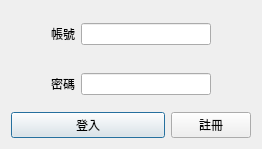
<?xml version="1.0" encoding="UTF-8"?>
<ui version="4.0">
 <class>Dialog</class>
 <widget class="QDialog" name="Dialog">
  <property name="geometry">
   <rect>
    <x>0</x>
    <y>0</y>
    <width>262</width>
    <height>149</height>
   </rect>
  </property>
  <property name="windowTitle">
   <string>Dialog</string>
  </property>
  <layout class="QGridLayout" name="gridLayout">
   <item row="0" column="0">
    <layout class="QVBoxLayout" name="verticalLayout_2" stretch="4,1">
     <item>
      <layout class="QHBoxLayout" name="horizontalLayout" stretch="1,4,1">
       <item>
        <spacer name="horizontalSpacer">
         <property name="orientation">
          <enum>Qt::Horizontal</enum>
         </property>
         <property name="sizeHint" stdset="0">
          <size>
           <width>40</width>
           <height>20</height>
          </size>
         </property>
        </spacer>
       </item>
       <item>
        <layout class="QVBoxLayout" name="verticalLayout">
         <item>
          <layout class="QFormLayout" name="formLayout">
           <property name="formAlignment">
            <set>Qt::AlignLeading|Qt::AlignLeft|Qt::AlignVCenter</set>
           </property>
           <item row="0" column="0">
            <widget class="QLabel" name="label">
             <property name="text">
              <string>帳號</string>
             </property>
            </widget>
           </item>
           <item row="0" column="1">
            <widget class="QLineEdit" name="account_input"/>
           </item>
          </layout>
         </item>
         <item>
          <layout class="QFormLayout" name="formLayout_2">
           <property name="formAlignment">
            <set>Qt::AlignLeading|Qt::AlignLeft|Qt::AlignVCenter</set>
           </property>
           <item row="0" column="0">
            <widget class="QLabel" name="label_2">
             <property name="text">
              <string>密碼</string>
             </property>
            </widget>
           </item>
           <item row="0" column="1">
            <widget class="QLineEdit" name="password_input"/>
           </item>
          </layout>
         </item>
        </layout>
       </item>
       <item>
        <spacer name="horizontalSpacer_2">
         <property name="orientation">
          <enum>Qt::Horizontal</enum>
         </property>
         <property name="sizeHint" stdset="0">
          <size>
           <width>40</width>
           <height>20</height>
          </size>
         </property>
        </spacer>
       </item>
      </layout>
     </item>
     <item>
      <layout class="QHBoxLayout" name="horizontalLayout_2" stretch="2,1">
       <item>
        <widget class="QPushButton" name="login_btn">
         <property name="text">
          <string>登入</string>
         </property>
        </widget>
       </item>
       <item>
        <widget class="QPushButton" name="regist_btn">
         <property name="text">
          <string>註冊</string>
         </property>
        </widget>
       </item>
      </layout>
     </item>
    </layout>
   </item>
  </layout>
 </widget>
 <resources/>
 <connections/>
</ui>
